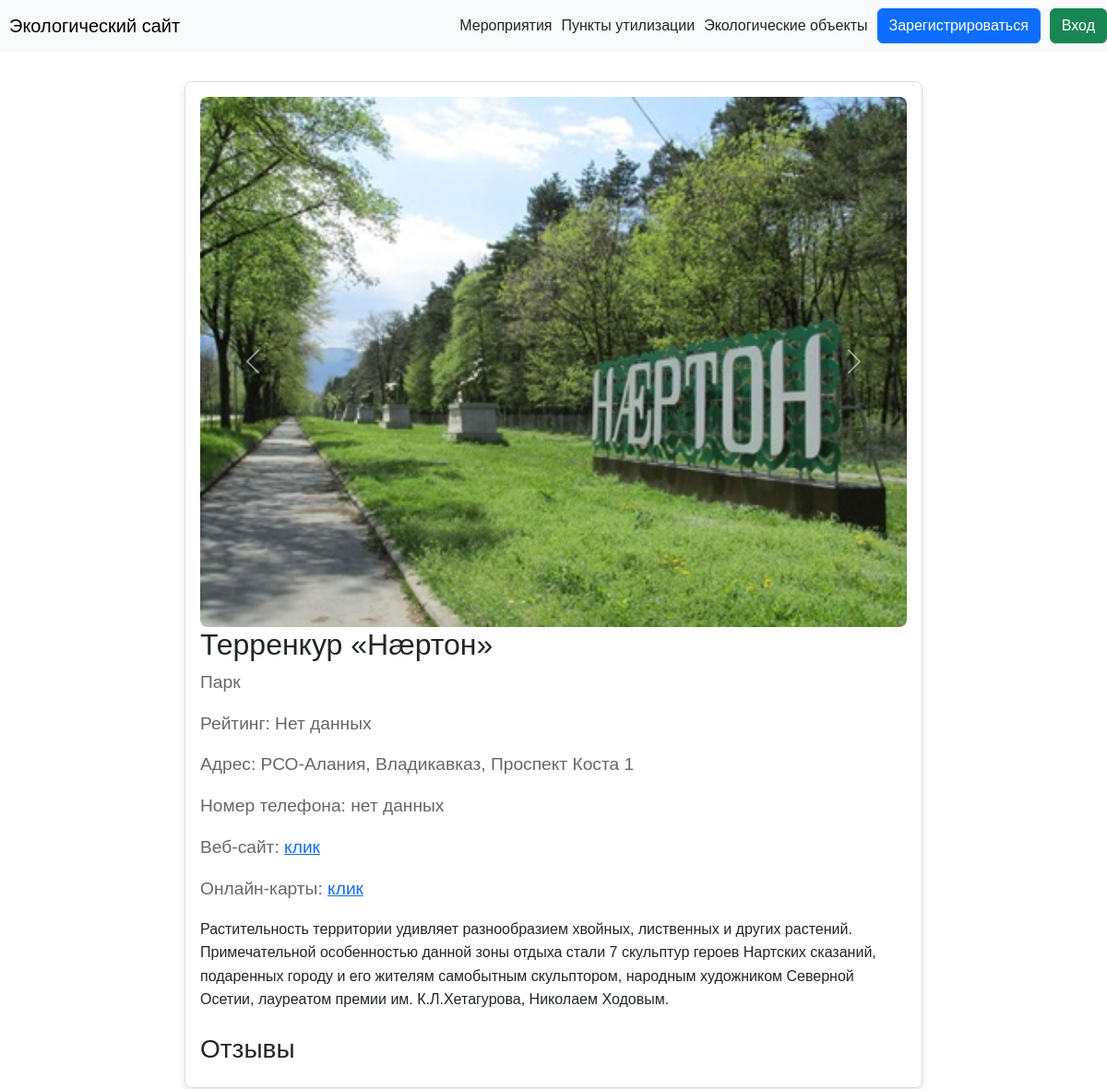
The app's page /object/4, older data.
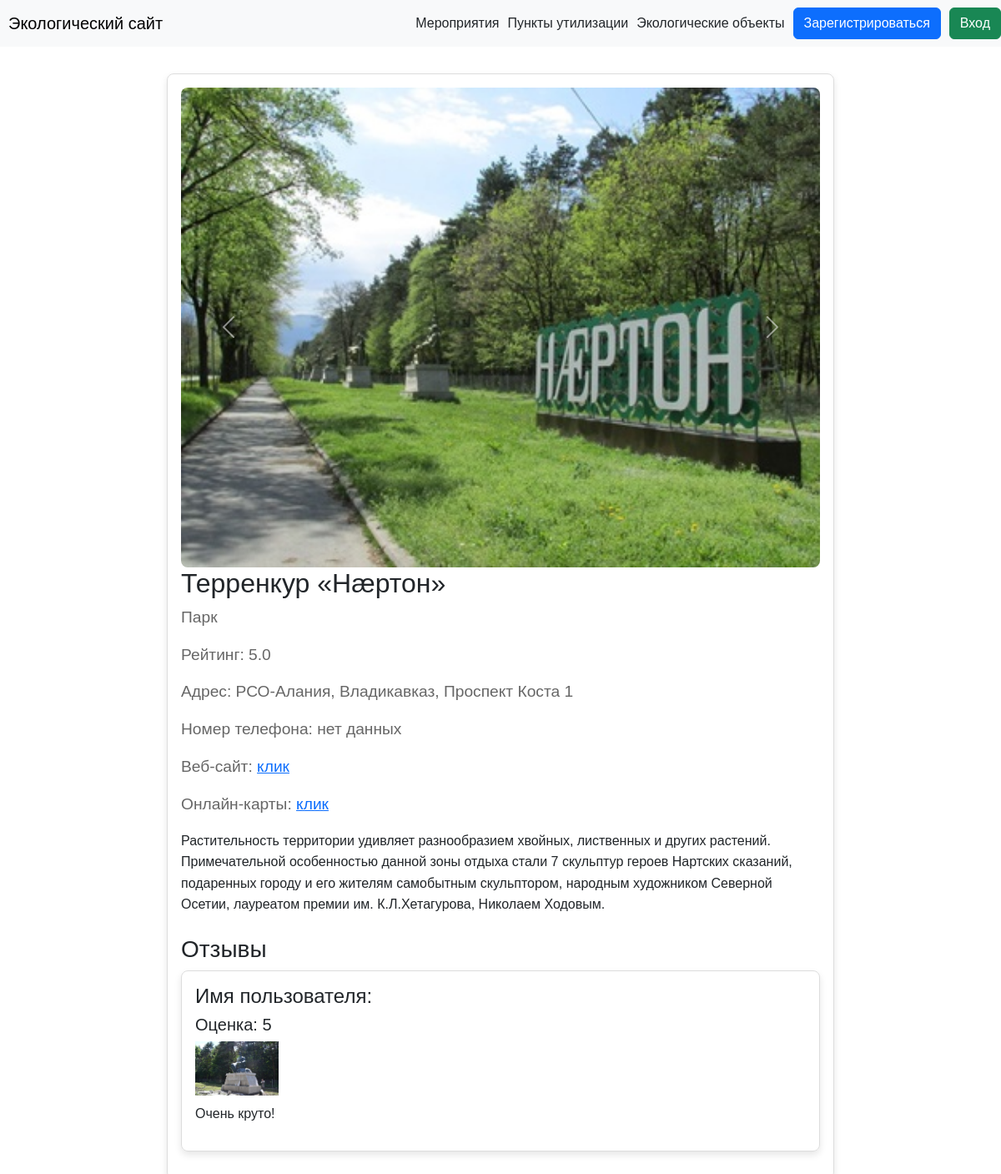
The same page, newer data.
### data/objects.py (models this page shows)
class Object(SqlAlchemyBase, UserMixin, SerializerMixin):
    __tablename__ = 'objects'
    id = sqlalchemy.Column(sqlalchemy.Integer,
                           primary_key=True, autoincrement=True)
    title = sqlalchemy.Column(sqlalchemy.String)
    address = sqlalchemy.Column(sqlalchemy.String, nullable=True)
    rating = sqlalchemy.Column(sqlalchemy.Float, nullable=True)
    phone = sqlalchemy.Column(sqlalchemy.String, nullable=True)
    images = sqlalchemy.Column(sqlalchemy.String, nullable=True)
    category_id = sqlalchemy.Column(sqlalchemy.Integer, sqlalchemy.ForeignKey('categories.id'))
    website = sqlalchemy.Column(sqlalchemy.String, nullable=True)
    description = sqlalchemy.Column(sqlalchemy.String, nullable=True)
    maps_url = sqlalchemy.Column(sqlalchemy.String, nullable=True)

### data/categories.py (models this page shows)
class Category(SqlAlchemyBase, UserMixin, SerializerMixin):
    __tablename__ = 'categories'
    id = sqlalchemy.Column(sqlalchemy.Integer,
                           primary_key=True, autoincrement=True)
    title = sqlalchemy.Column(sqlalchemy.String, nullable=True)

### data/reviews.py (models this page shows)
class Review(SqlAlchemyBase, UserMixin, SerializerMixin):
    __tablename__ = 'reviews'
    id = sqlalchemy.Column(sqlalchemy.Integer,
                           primary_key=True, autoincrement=True)
    rating = sqlalchemy.Column(sqlalchemy.Integer)
    text = sqlalchemy.Column(sqlalchemy.String, nullable=True)
    object_id = sqlalchemy.Column(sqlalchemy.Integer,
                            sqlalchemy.ForeignKey("objects.id"))
    user_id = sqlalchemy.Column(sqlalchemy.Integer,
                             sqlalchemy.ForeignKey("users.id"))
    images = sqlalchemy.Column(sqlalchemy.String, nullable=True)

### server.py (the view)
@app.route('/object/<int:id>', methods=['GET', 'POST'])
def object(id):
    db_sess = db_session.create_session()
    object = db_sess.query(Object).filter(Object.id == id).first()
    category = db_sess.query(Category).filter(Category.id == object.category_id).first()
    images = object.images.split(', ')
    feedbacks = db_sess.query(Review).filter(Review.object_id == id).all()
    if current_user.is_authenticated:
        return render_template('object.html', object=object, images=images, name=current_user.name, reviews=feedbacks, category=category)
    else:
        return render_template('object.html', object=object, images=images, reviews=feedbacks, category=category)

### data/db_session.py (called while the page is built)
def create_session() -> Session:
    global __factory
    return __factory()

### templates/object.html (shortened to what this page needs)
{% extends "base.html" %}
{% block content %}
<div id="carouselExample" class="carousel slide">
    <div class="carousel-inner">
        {% for image in images %}
        <div class="carousel-item {% if loop.first %}active{% endif %}">
            <img src="../static/images/{{ image }}" class="d-block w-100" alt="...">
        </div>
        {% endfor %}
    </div>
    <button class="carousel-control-prev" type="button" data-bs-target="#carouselExample" data-bs-slide="prev">
        <span class="carousel-control-prev-icon" aria-hidden="true"></span>
    </button>
    <button class="carousel-control-next" type="button" data-bs-target="#carouselExample" data-bs-slide="next">
        <span class="carousel-control-next-icon" aria-hidden="true"></span>
    </button>
</div>
<h1 class="object-title">{{ object.title }}</h1>
<div class="object-rating">
    {{ category.title }}
</div>
<div class="object-rating">
    {% if object.rating is none or object.rating == '' %}
    Рейтинг: <span id="rating">Нет данных</span>
    {% else %}
    Рейтинг: <span id="rating">{{ object.rating }}</span>
    {% endif %}
</div>
<div class="object-rating">
    {% if object.address is none or object.address == '' %}
    Адрес: нет данных
    {% else %}
    Адрес: {{ object.address }}
    {% endif %}
</div>
<div class="object-rating">
    {% if object.phone is none or object.phone == '' %}
    Номер телефона: нет данных
    {% else %}
    Номер телефона: {{ object.phone }}
    {% endif %}
</div>
<div class="object-rating">
    {% if object.website is none or object.website == '' %}
    Веб-сайт: нет данных
    {% else %}
    Веб-сайт: <a href="{{ object.website }}">клик</a>
    {% endif %}
</div>
<div class="object-rating">
    {% if object.maps_url is none or object.maps_url == '' %}
    Онлайн-карты: нет данных
    {% else %}
    Онлайн-карты: <a href="{{ object.maps_url }}">клик</a>
    {% endif %}
</div>
<p class="object-description">
    {% if object.description is none or object.description == '' %}
    Нет описания
    {% else %}
    {{ object.description }}
    {% endif %}
</p>
<div class="reviews">
    <h3>Отзывы</h3>
    {% for review in reviews %}
    <div class="review-card">
        <h4>Имя пользователя: {{ current_user.name }}</h4>
        <h5>Оценка: {{ review.rating }}</h5>
        <div>
          {% if review.images != '' %}
            {% for photo in review.images.split(', ') %}
              <a href="../static/images/{{ photo }}" target="_blank">
                  <img src="../static/images/{{ photo }}" alt="photo">
              </a>
            {% endfor %}
            {% endif %}
        </div>
        <p>{{ review.text }}</p>
    </div>
    {% endfor %}
</div>
{% endblock %}

### templates/base.html (shortened to what this page needs)
<!doctype html>
<html lang="ru">
<head>
    <link href="https://cdn.jsdelivr.net/npm/bootstrap@5.3.2/dist/css/bootstrap.min.css" rel="stylesheet">
    <link href="https://getbootstrap.com/docs/5.3/assets/css/docs.css" rel="stylesheet">
    <link rel="stylesheet" type="text/css" href="../static/css/style.css">
</head>
<body>
<header>
    <nav class="navbar navbar-light bg-light custom-navbar">
        <a class="navbar-brand" href="/" style="margin-left: 10px; text-align: center;">Экологический сайт</a>
        {% if current_user.is_authenticated %}
        <div class="d-flex flex-row-reverse align-items-center">
            <a class="btn btn-outline-danger" style="margin-left: 10px; text-align: center;" href="/logout">Выход</a>
            <a style="margin-left: 10px; text-align: center; color:black;">{{ name }}</a>
            <a class="nav-link active" aria-current="page" style="margin-left: 10px; text-align: center;" href="/">Экологические объекты</a>
            <a class="nav-link active" aria-current="page" style="margin-left: 10px; text-align: center;" href="/disposal">Пункты утилизации</a>
            <a class="nav-link active" aria-current="page" style="margin-left: 10px; text-align: center;" href="/events">Мероприятия</a>
            {% if current_user.user_level == 'admin' %}
                <a class="nav-link active" aria-current="page" style="margin-left: 10px; text-align: center;" href="/add">Добавить данные</a>
            {% endif %}
        </div>
        {% else %}
        <div class="d-flex flex-row-reverse align-items-center">
            <a class="btn btn-success" style="margin-left: 10px; text-align: center;" href="/login">Вход</a>
            <a class="btn btn-primary" style="margin-left: 10px; text-align: center;" href="/register">Зарегистрироваться</a>
            <a class="nav-link active" aria-current="page" style="margin-left: 10px; text-align: center;" href="/">Экологические объекты</a>
            <a class="nav-link active" aria-current="page" style="margin-left: 10px; text-align: center;" href="/disposal">Пункты утилизации</a>
            <a class="nav-link active" aria-current="page" style="margin-left: 10px; text-align: center;" href="/events">Мероприятия</a>
        </div>
        {% endif %}
    </nav>
</header>
<main role="main" class="container">
    {% block content %}
    {% endblock %}
</main>
</body>
</html>

### static/css/style.css (style rules this page uses)
body { font-family: Arial, sans-serif; margin: 0; padding: 0; }

### templates/object.html (style rules this page uses)
.container { max-width: 800px; margin: 2rem auto; padding: 1rem; border: 1px solid #ddd; border-radius: 8px; box-shadow: 0 4px 8px rgba(0, 0, 0, 0.1); }
.object-title { font-size: 2rem; margin-bottom: 0.5rem; }
.object-rating { font-size: 1.2rem; color: #666; margin-bottom: 1rem; }
.object-description { line-height: 1.6; margin-bottom: 1.5rem; }
.carousel-item img { width: 100%; border-radius: 8px; }
.review-card { border: 1px solid #ddd; border-radius: 8px; padding: 1rem; margin-bottom: 1rem; box-shadow: 0 4px 8px rgba(0, 0, 0, 0.1); }
.review-card img { max-width: 100px; margin-right: 10px; margin-bottom: 10px; cursor: pointer; }
.review-card h5 { margin-bottom: 0.5rem; }

Row changes from the older to the newer data that the page shows:
changed Object "Терренкур «Нæртон»": rating (not shown) → "5.0"
added Review: rating "5", images (picture), text "Очень круто!"
Text that changed along with them:
text no longer shown: "Нет данных"
